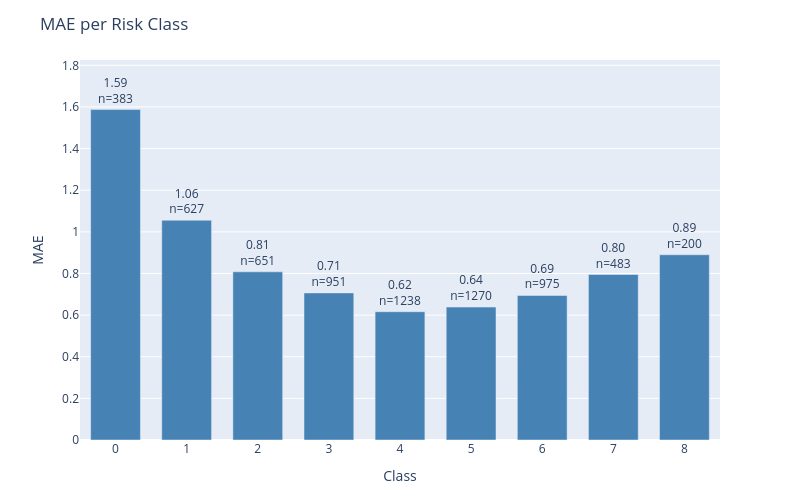

Write notebook code for a chart like this one.
### Code cell
plot_error_by_group(
    df=results_test,
    y_true_col='actual',
    y_pred_col='prediction',
    group_by='class',
    metric='mae',
    title='MAE per Risk Class'
)

### Figure 1 — Plotly figure (JSON) as saved in the notebook; plotly's stock layout.template omitted (floating-point values rounded to 4 significant figures)
{"data": [{"marker": {"color": "steelblue"}, "text": ["1.59<br>n=383", "1.06<br>n=627", "0.81<br>n=651", "0.71<br>n=951", "0.62<br>n=1238", "0.64<br>n=1270", "0.69<br>n=975", "0.80<br>n=483", "0.89<br>n=200"], "textposition": "outside", "type": "bar", "x": ["0", "1", "2", "3", "4", "5", "6", "7", "8"], "y": [1.587, 1.056, 0.808, 0.7066, 0.6163, 0.6386, 0.6944, 0.795, 0.89]}], "layout": {"bargap": 0.3, "height": 500, "margin": {"b": 60, "t": 60}, "title": {"text": "MAE per Risk Class"}, "uniformtext": {"minsize": 8, "mode": "hide"}, "width": 800, "xaxis": {"title": {"text": "Class"}}, "yaxis": {"range": [0, 1.826], "title": {"text": "MAE"}}}}
